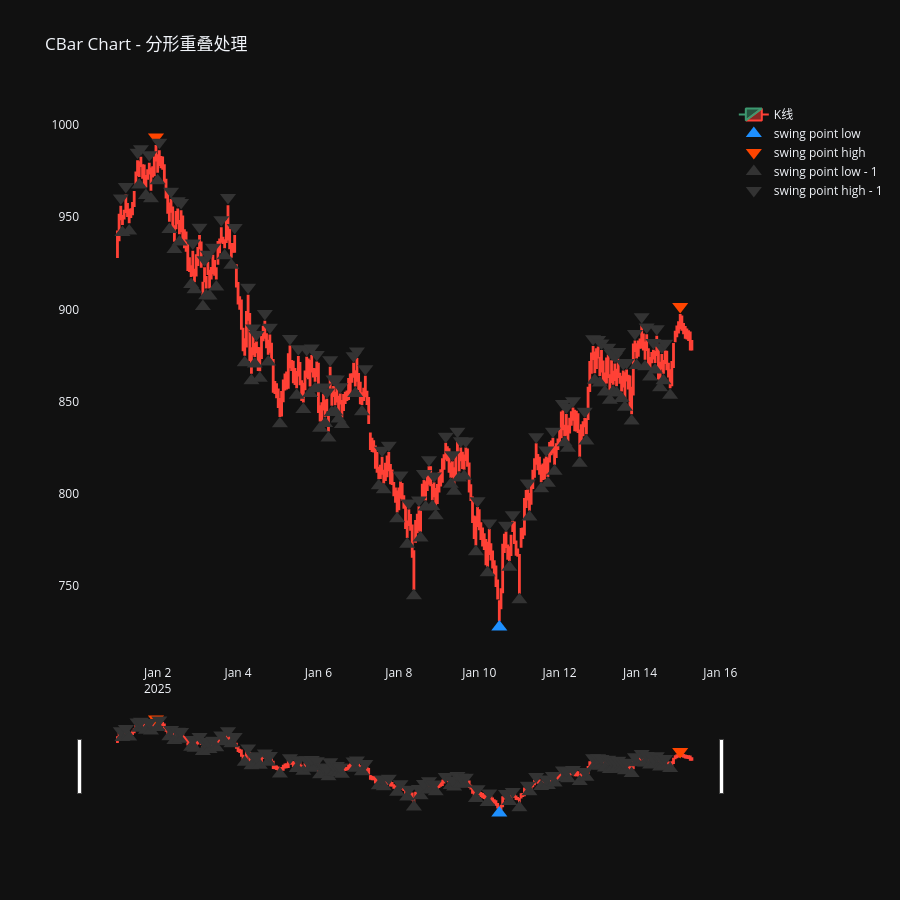

The notebook cell saved with this chart:
### Code cell
from time import sleep

import pandas as pd

from IPython.display import display

from pulao.constant import SwingPointLevel, SwingPointType
from pulao.trend import TrendManager
from pulao.swing import SwingManager
from pulao.bar import SBar, SBarManager, CBarManager, CBar
from vnpy.trader.constant import Exchange, Interval
from vnpy.trader.object import BarData

import polars as pl
import plotly.graph_objects as go
from plotly.subplots import make_subplots

df = pl.read_csv("../dataset/I8888.XDCE_60m.csv", try_parse_dates=True)
df = df.head(1000)  # test

sbar_list = []
columns = df.columns

for idx, row in enumerate(df.iter_rows()):
    row_dict = dict(zip(columns, row))
    # datetime,open,close,high,low,volume,money,open_interest,signal
    datetime = row_dict["datetime"]
    open = row_dict["open"]
    close = row_dict["close"]
    high = row_dict["high"]
    low = row_dict["low"]
    volume = row_dict["volume"]
    money = row_dict["money"]
    open_interest = row_dict["open_interest"]

    bar = BarData(
        gateway_name="ctp-test",
        symbol="i8888",
        exchange=Exchange.SHFE,
        interval=Interval.MINUTE,
        datetime=datetime,
        open_price=open,
        close_price=close,
        high_price=high,
        low_price=low,
        volume=volume,
        open_interest=open_interest,
        turnover=money,
    )
    sbar = SBar(symbol=bar.symbol, exchange=bar.exchange.value, interval=bar.interval.value,datetime=datetime,turnover=money,open_price=open,close_price=close,high_price=high,low_price=low,volume=volume)

    sbar_list.append(sbar)
# 模拟行情数据接收
sbar_manager = SBarManager()
cbar_manager = CBarManager(sbar_manager=sbar_manager)
swing_manager = SwingManager(cbar_manager=cbar_manager)
trend_manager = TrendManager(swing_manager=swing_manager)

# 流入模拟数据
for sbar in sbar_list:
    sbar_manager.append(sbar)

#
# region 2. Plotly - Cbar
#
df_pandas2 = cbar_manager.df_cbar.to_pandas()
df_pandas2["datetime"] = pd.date_range("2025-01-01", periods=df_pandas2.shape[0], freq="h")
df_pandas2["open_price"] = df_pandas2["high_price"]
df_pandas2["close_price"] = df_pandas2["low_price"]

fig2 = make_subplots(
    rows=1, cols=1
)
fig2.add_trace(go.Candlestick(
    x=df_pandas2['datetime'],
    open=df_pandas2['open_price'],
    high=df_pandas2['high_price'],
    low=df_pandas2['low_price'],
    close=df_pandas2['close_price'],
    name='K线',
), row=1, col=1)

df_swing_point_low2 = df_pandas2[(df_pandas2['swing_point_type'] == "low") & (df_pandas2["swing_point_level"] == 2)]

fig2.add_trace(go.Scatter(
    x=df_swing_point_low2['datetime'],
    y=df_swing_point_low2['low_price'] * 0.995,   # 放在K线最低价下方一点，不遮挡蜡烛
    mode='markers',
    name='swing point low',
    marker=dict(
        symbol='triangle-up',
        size=14,
        color='#1E90FF',
    ),
    hovertemplate=
        "<b>波段低点</b><br>" +
        "时间: %{x}<br>" +
        "价格: %{y:.2f}<br>" +
        "<extra></extra>"
), row=1, col=1)


df_swing_point_high2 = df_pandas2[(df_pandas2['swing_point_type'] == "high") & (df_pandas2["swing_point_level"] == 2)]

fig2.add_trace(go.Scatter(
    x=df_swing_point_high2['datetime'],
    y=df_swing_point_high2['high_price'] * 1.005,  # 放在K线最高价上方一点
    mode='markers',
    name='swing point high',
    marker=dict(
        symbol='triangle-down',
        size=14,
        color='#FF4500',
    ),
    hovertemplate=
        "<b>波段高点</b><br>" +
        "时间: %{x}<br>" +
        "价格: %{y:.2f}<br>" +
        "<extra></extra>"
), row=1, col=1)


df_swing_point_low21 = df_pandas2[(df_pandas2['swing_point_type'] == "low") & (df_pandas2["swing_point_level"] == 1)]

fig2.add_trace(go.Scatter(
    x=df_swing_point_low21['datetime'],
    y=df_swing_point_low21['low_price'] * 0.995,   # 放在K线最低价下方一点，不遮挡蜡烛
    mode='markers',
    name='swing point low - 1',
    marker=dict(
        symbol='triangle-up',
        size=14,
        color='#333333',
    ),
    hovertemplate=
        "<b>波段低点</b><br>" +
        "时间: %{x}<br>" +
        "价格: %{y:.2f}<br>" +
        "<extra></extra>"
), row=1, col=1)


df_swing_point_high21 = df_pandas2[(df_pandas2['swing_point_type'] == "high") & (df_pandas2["swing_point_level"] == 1)]

fig2.add_trace(go.Scatter(
    x=df_swing_point_high21['datetime'],
    y=df_swing_point_high21['high_price'] * 1.005,  # 放在K线最高价上方一点
    mode='markers',
    name='swing point high - 1',
    marker=dict(
        symbol='triangle-down',
        size=14,
        color='#333333',
    ),
    hovertemplate=
        "<b>波段高点</b><br>" +
        "时间: %{x}<br>" +
        "价格: %{y:.2f}<br>" +
        "<extra></extra>"
), row=1, col=1)



# title = 'CBar Chart - K线合并处理'
title = 'CBar Chart - 分形重叠处理'
# title = 'CBar Chart - 次级别处理'
# title = 'CBar Chart - 连续同级别同向高低点处理'
fig2.update_layout(title=title,
    height=900,
    hovermode='x unified',    # X轴悬停联动虚线
)

fig2.update_xaxes(
    showgrid=False,
)

fig2.update_yaxes(
    showgrid=False,
)

fig2.show()


# endregion

### Figure 1 — Plotly figure (JSON) as saved in the notebook; plotly's stock layout.template omitted (floating-point values rounded to 4 significant figures; data arrays with more than 128 entries replaced by an {"elided": "..."} marker saying what was removed)
{"data": [{"close": {"elided": "344 float values"}, "high": {"elided": "344 float values"}, "low": {"elided": "344 float values"}, "name": "K线", "open": {"elided": "344 float values"}, "x": {"elided": "344 str values"}, "type": "candlestick", "xaxis": "x", "yaxis": "y"}, {"hovertemplate": "<b>波段低点</b><br>时间: %{x}<br>价格: %{y:.2f}<br><extra></extra>", "marker": {"color": "#1E90FF", "size": 14, "symbol": "triangle-up"}, "mode": "markers", "name": "swing point low", "x": ["2025-01-10T12:00:00.000000000"], "y": [727.8], "type": "scatter", "xaxis": "x", "yaxis": "y"}, {"hovertemplate": "<b>波段高点</b><br>时间: %{x}<br>价格: %{y:.2f}<br><extra></extra>", "marker": {"color": "#FF4500", "size": 14, "symbol": "triangle-down"}, "mode": "markers", "name": "swing point high", "x": ["2025-01-01T23:00:00.000000000", "2025-01-15T00:00:00.000000000"], "y": [993.5, 901.5], "type": "scatter", "xaxis": "x", "yaxis": "y"}, {"hovertemplate": "<b>波段低点</b><br>时间: %{x}<br>价格: %{y:.2f}<br><extra></extra>", "marker": {"color": "#333333", "size": 14, "symbol": "triangle-up"}, "mode": "markers", "name": "swing point low - 1", "x": ["2025-01-01T03:00:00.000000000", "2025-01-01T07:00:00.000000000", "2025-01-01T13:00:00.000000000", "2025-01-01T17:00:00.000000000", "2025-01-01T20:00:00.000000000", "2025-01-02T00:00:00.000000000", "2025-01-02T07:00:00.000000000", "2025-01-02T10:00:00.000000000", "2025-01-02T13:00:00.000000000", "2025-01-02T20:00:00.000000000", "2025-01-02T22:00:00.000000000", "2025-01-03T03:00:00.000000000", "2025-01-03T05:00:00.000000000", "2025-01-03T07:00:00.000000000", "2025-01-03T11:00:00.000000000", "2025-01-03T16:00:00.000000000", "2025-01-03T20:00:00.000000000", "2025-01-04T04:00:00.000000000", "2025-01-04T08:00:00.000000000", "2025-01-04T10:00:00.000000000", "2025-01-04T13:00:00.000000000", "2025-01-04T18:00:00.000000000", "2025-01-05T01:00:00.000000000", "2025-01-05T11:00:00.000000000", "2025-01-05T15:00:00.000000000", "2025-01-05T19:00:00.000000000", "2025-01-05T22:00:00.000000000", "2025-01-06T01:00:00.000000000", "2025-01-06T04:00:00.000000000", "2025-01-06T06:00:00.000000000", "2025-01-06T08:00:00.000000000", "2025-01-06T10:00:00.000000000", "2025-01-06T12:00:00.000000000", "2025-01-06T14:00:00.000000000", "2025-01-06T22:00:00.000000000", "2025-01-07T02:00:00.000000000", "2025-01-07T12:00:00.000000000", "2025-01-07T15:00:00.000000000", "2025-01-07T23:00:00.000000000", "2025-01-08T05:00:00.000000000", "2025-01-08T09:00:00.000000000", "2025-01-08T13:00:00.000000000", "2025-01-08T16:00:00.000000000", "2025-01-08T20:00:00.000000000", "2025-01-08T22:00:00.000000000", "2025-01-09T07:00:00.000000000", "2025-01-09T09:00:00.000000000", "2025-01-09T12:00:00.000000000", "2025-01-09T15:00:00.000000000", "2025-01-09T22:00:00.000000000", "2025-01-10T05:00:00.000000000", "2025-01-10T18:00:00.000000000", "2025-01-11T00:00:00.000000000", "2025-01-11T06:00:00.000000000", "2025-01-11T13:00:00.000000000", "2025-01-11T17:00:00.000000000", "2025-01-11T21:00:00.000000000", "2025-01-12T03:00:00.000000000", "2025-01-12T05:00:00.000000000", "2025-01-12T12:00:00.000000000", "2025-01-12T16:00:00.000000000", "2025-01-12T21:00:00.000000000", "2025-01-13T00:00:00.000000000", "2025-01-13T03:00:00.000000000", "2025-01-13T06:00:00.000000000", "2025-01-13T08:00:00.000000000", "2025-01-13T10:00:00.000000000", "2025-01-13T13:00:00.000000000", "2025-01-13T15:00:00.000000000", "2025-01-13T19:00:00.000000000", "2025-01-13T22:00:00.000000000", "2025-01-14T03:00:00.000000000", "2025-01-14T06:00:00.000000000", "2025-01-14T09:00:00.000000000", "2025-01-14T12:00:00.000000000", "2025-01-14T14:00:00.000000000", "2025-01-14T18:00:00.000000000"], "y": [941.6, 942.5, 967.4, 961.8, 960.0, 969.7, 943.3, 932.5, 936.6, 913.4, 910.6, 901.6, 907.3, 907.3, 912.2, 929.0, 923.9, 871.0, 861.3, 870.4, 862.6, 871.5, 837.9, 853.5, 845.8, 854.4, 856.9, 835.5, 838.1, 830.2, 844.1, 844.3, 840.6, 837.5, 854.4, 844.4, 804.4, 802.1, 786.5, 772.7, 744.7, 776.1, 792.9, 793.1, 788.1, 805.2, 801.4, 808.6, 809.5, 768.6, 757.2, 760.3, 742.6, 787.4, 802.8, 805.7, 812.3, 827.7, 824.7, 816.5, 828.6, 861.6, 860.1, 855.2, 850.8, 855.3, 854.6, 851.7, 847.0, 839.5, 869.5, 868.9, 863.4, 867.2, 857.5, 861.4, 853.5], "type": "scatter", "xaxis": "x", "yaxis": "y"}, {"hovertemplate": "<b>波段高点</b><br>时间: %{x}<br>价格: %{y:.2f}<br><extra></extra>", "marker": {"color": "#333333", "size": 14, "symbol": "triangle-down"}, "mode": "markers", "name": "swing point high - 1", "x": ["2025-01-01T02:00:00.000000000", "2025-01-01T05:00:00.000000000", "2025-01-01T12:00:00.000000000", "2025-01-01T14:00:00.000000000", "2025-01-01T19:00:00.000000000", "2025-01-02T01:00:00.000000000", "2025-01-02T08:00:00.000000000", "2025-01-02T12:00:00.000000000", "2025-01-02T14:00:00.000000000", "2025-01-02T21:00:00.000000000", "2025-01-03T01:00:00.000000000", "2025-01-03T04:00:00.000000000", "2025-01-03T06:00:00.000000000", "2025-01-03T09:00:00.000000000", "2025-01-03T14:00:00.000000000", "2025-01-03T18:00:00.000000000", "2025-01-03T22:00:00.000000000", "2025-01-04T06:00:00.000000000", "2025-01-04T09:00:00.000000000", "2025-01-04T11:00:00.000000000", "2025-01-04T16:00:00.000000000", "2025-01-04T19:00:00.000000000", "2025-01-05T07:00:00.000000000", "2025-01-05T12:00:00.000000000", "2025-01-05T17:00:00.000000000", "2025-01-05T20:00:00.000000000", "2025-01-05T23:00:00.000000000", "2025-01-06T03:00:00.000000000", "2025-01-06T05:00:00.000000000", "2025-01-06T07:00:00.000000000", "2025-01-06T09:00:00.000000000", "2025-01-06T11:00:00.000000000", "2025-01-06T13:00:00.000000000", "2025-01-06T21:00:00.000000000", "2025-01-06T23:00:00.000000000", "2025-01-07T04:00:00.000000000", "2025-01-07T14:00:00.000000000", "2025-01-07T18:00:00.000000000", "2025-01-08T01:00:00.000000000", "2025-01-08T06:00:00.000000000", "2025-01-08T12:00:00.000000000", "2025-01-08T15:00:00.000000000", "2025-01-08T18:00:00.000000000", "2025-01-08T21:00:00.000000000", "2025-01-09T04:00:00.000000000", "2025-01-09T08:00:00.000000000", "2025-01-09T11:00:00.000000000", "2025-01-09T13:00:00.000000000", "2025-01-09T16:00:00.000000000", "2025-01-09T23:00:00.000000000", "2025-01-10T06:00:00.000000000", "2025-01-10T16:00:00.000000000", "2025-01-10T20:00:00.000000000", "2025-01-11T05:00:00.000000000", "2025-01-11T10:00:00.000000000", "2025-01-11T16:00:00.000000000", "2025-01-11T20:00:00.000000000", "2025-01-12T02:00:00.000000000", "2025-01-12T04:00:00.000000000", "2025-01-12T08:00:00.000000000", "2025-01-12T15:00:00.000000000", "2025-01-12T20:00:00.000000000", "2025-01-12T23:00:00.000000000", "2025-01-13T01:00:00.000000000", "2025-01-13T05:00:00.000000000", "2025-01-13T07:00:00.000000000", "2025-01-13T09:00:00.000000000", "2025-01-13T11:00:00.000000000", "2025-01-13T14:00:00.000000000", "2025-01-13T16:00:00.000000000", "2025-01-13T21:00:00.000000000", "2025-01-14T01:00:00.000000000", "2025-01-14T04:00:00.000000000", "2025-01-14T08:00:00.000000000", "2025-01-14T10:00:00.000000000", "2025-01-14T13:00:00.000000000", "2025-01-14T15:00:00.000000000"], "y": [960.3, 966.6, 985.2, 987.1, 983.8, 990.6, 964.1, 958.9, 958.0, 935.9, 944.5, 926.9, 929.9, 933.7, 948.6, 960.7, 944.4, 911.9, 889.8, 886.4, 897.7, 890.3, 884.3, 878.6, 878.2, 879.0, 875.5, 857.9, 855.2, 872.7, 862.2, 862.3, 858.1, 874.8, 877.5, 867.8, 823.7, 826.3, 810.2, 795.0, 796.6, 810.9, 818.5, 809.7, 831.2, 821.2, 833.9, 828.7, 828.7, 796.2, 784.2, 783.0, 788.7, 805.9, 831.0, 823.8, 833.9, 849.0, 847.0, 850.5, 844.7, 884.0, 883.7, 881.8, 879.4, 876.2, 874.4, 877.1, 870.6, 871.2, 887.0, 896.0, 890.4, 882.0, 889.5, 879.6, 881.6], "type": "scatter", "xaxis": "x", "yaxis": "y"}], "layout": {"xaxis": {"anchor": "y", "domain": [0.0, 1.0], "showgrid": false}, "yaxis": {"anchor": "x", "domain": [0.0, 1.0], "showgrid": false}, "title": {"text": "CBar Chart - 分形重叠处理"}, "height": 900, "hovermode": "x unified"}}
